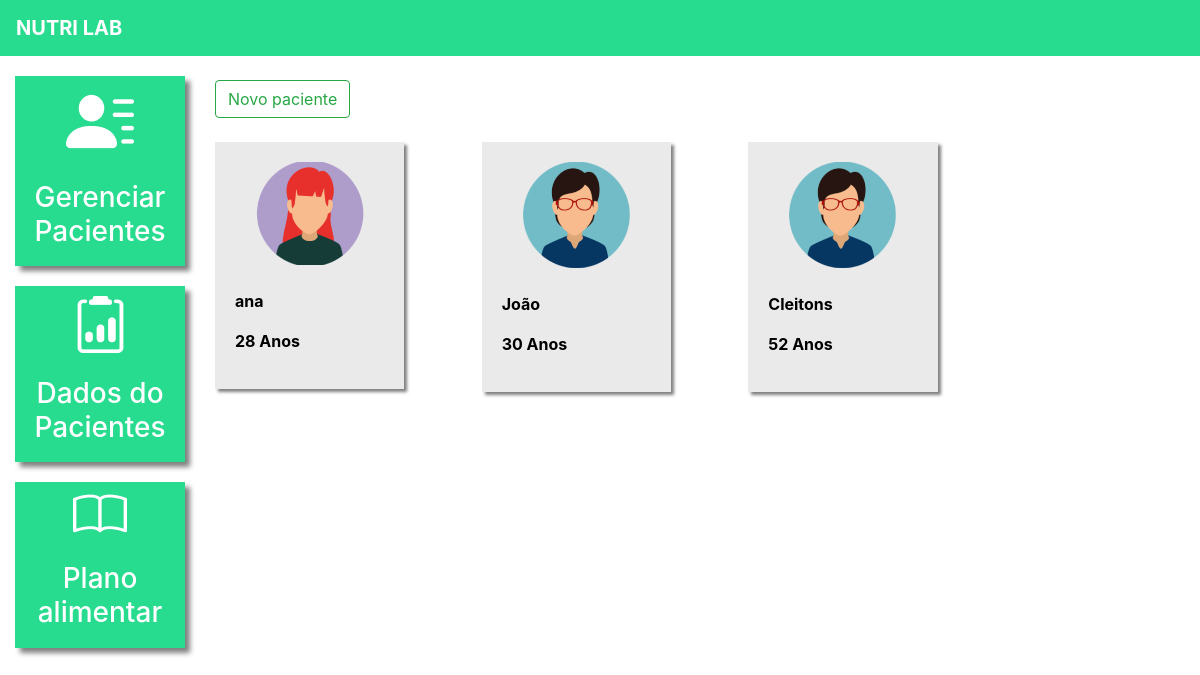
The page /pacientes/ (signed in) on the database as committed earlier.
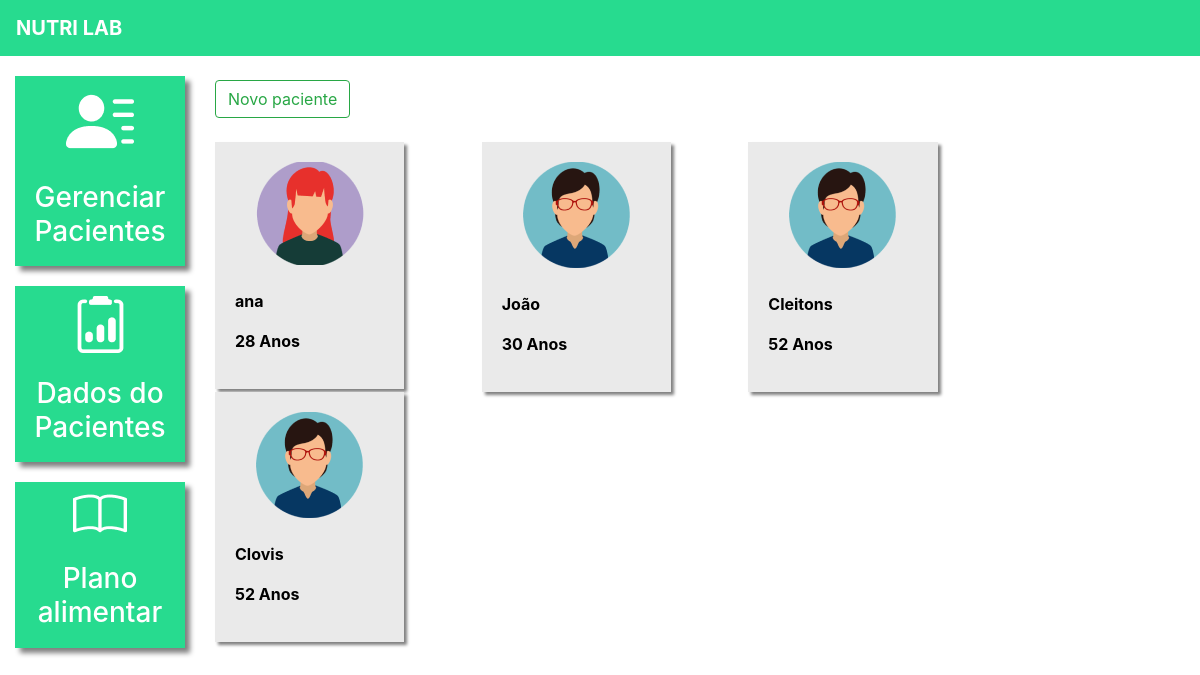
The same page on the database as committed later.
### plataforma/models.py (models this page shows, shortened)
class Pacientes(models.Model):
    choices_sexo = (('F', 'Feminino'),
                    ('M', 'Maculino'))
    nome = models.CharField(max_length=50)
    sexo = models.CharField(max_length=1, choices=choices_sexo)
    idade = models.IntegerField()
    email = models.EmailField()
    telefone = models.CharField(max_length=19)
    nutri = models.ForeignKey(User, on_delete=models.CASCADE)  # Se a nutricionista excluir sua conta, seus pacientes serão excluidos | SET_NULL = paciente ficaria sem nutricionista

### plataforma/views.py (the view, shortened to what this page needs)
# urls.py: path('pacientes/', views.pacientes, name="pacientes"),
@login_required(login_url='/auth/logar/')  #* A função abaixo só pode ser acessado por usuários logados, se nao tiver, vai pra pg /logar/
def pacientes(request):
    if request.method == "GET":  # Se for fazer requisição 'GET', exibe o html
        pacientes = Pacientes.objects.filter(nutri=request.user)
        return render(request, 'pacientes.html', {'pacientes': pacientes})

### plataforma/templates/pacientes.html (shortened to what this page needs)
{% extends 'base_plataforma.html' %}
{% load static %}  {% comment %} Carrega os arquivos estáticos, <img> que estao no corpo desse html {% endcomment %}
{% block 'plataforma' %}
    <br>
    <button type="button" class="btn btn-outline-success" data-toggle="modal" data-target="#modal">
    Novo paciente
    </button>
    <br>
    <br>
    <div  class="row">
        {% for paciente in pacientes %}
            <div class="col-md-4">
                <a href="#" class="link-hover">
                    <div class="card-paciente">
                        <div class="foto-perfil">
                            {% if paciente.sexo == "M" %}
                                <img src="{% static 'plataforma/img/perfil2.png' %}">
                            {% else %}
                                <img src="{% static 'plataforma/img/perfil1.png' %}">
                            {% endif %}
                        </div>
                        <br>
                        <p class="dados">{{paciente.nome}}</p>
                        <p class="dados">{{paciente.idade}} Anos</p>
                    </div>
                </a>
            </div>
        {% endfor %}
    </div>
{% endblock %}

Rows that differ between the two databases and show on the page:
added Pacientes: nome "Clovis", idade "52"
